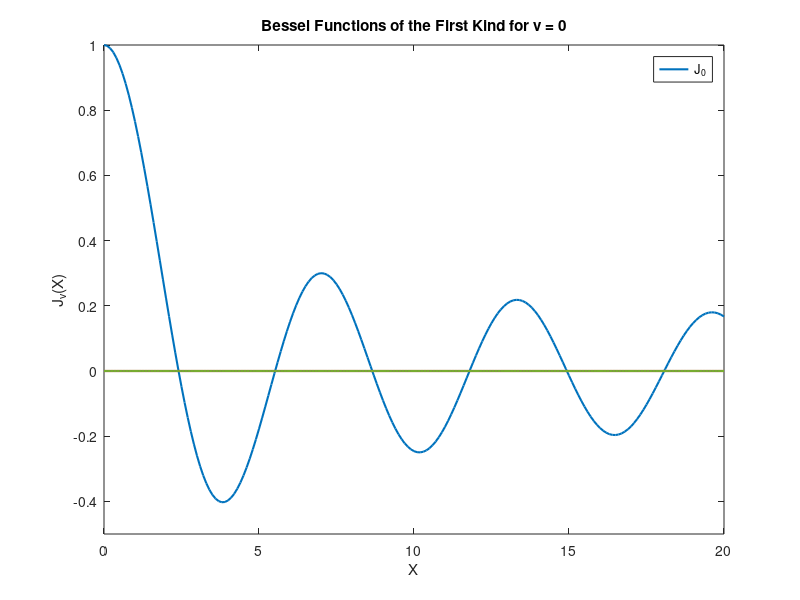

Source code (MATLAB):
%% Import data from text files
h_data = importdata('saved_data/h_list_1.txt')

%% Plotting horizontal data into MATLAB's graphing function
h_domain = 0:1:1279;    % Defined domain as from 0 to 1279 in steps of 1
figure(1)               % Figure value of 1 for the horizontal data
plot(h_domain,h_data)   % Plotting the imported horizontla data


%% Plot Bessel function - need to adapt this for my own image analyser
% Defining the domain
X = 0:0.1:20;

% Calculating the first five Bessel functions of the first kind.
J = zeros(5,201);
for i = 0
    J(i+1,:) = besselj(i,X);
end

plot(X,J,'LineWidth',1.5)
axis([0 20 -.5 1])
grid off
legend('J_0','Location','Best')
title('Bessel Functions of the First Kind for v = 0')
xlabel('X')
ylabel('J_v(X)')
